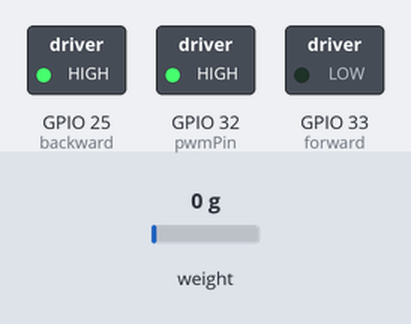
This sketch was run on a simulated ESP32. Shown: switched loads named in the sketch (green lamp = pin HIGH). The inputs (shaded band) are chosen by the test bench; at power-on: weight on the scale 0 g. USB keyboard and mouse output is not drawn; what the sketch prints to the serial monitor is not drawn.

Above: at 0.1 s.
At 0.6 s:
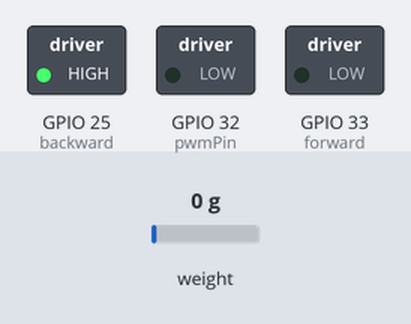
Timing chart, 0 to 2.1 s (numbered marks = the images above):
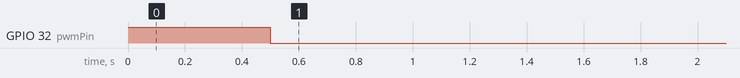

The sketch:

pid.ino
```cpp
#include <PID_v1.h>
#include "HX711.h"
#include <BleKeyboard.h>
//setpoint 3000
//T when begin (hold metal down)
BleKeyboard bleKeyboard;
HX711 scale;

//  adjust pins if needed
const uint8_t dataPin = 16;
const uint8_t clockPin = 17;
#define pwmPin 32
#define forward 33
#define backward 25
#define bluetoothEnablePin 19
String inputString = "";      // a String to hold incoming data
bool stringComplete = false;  // whether the string is complete
int transmitCounter = 0;
String gripState = "unknown";
const float pullingThreshold = -200;
const float releasingThreshold = 100;

//Define Variables we'll be connecting to
double Setpoint, Input, Output;

//Specify the links and initial tuning parameters
double Kp=0.4, Ki=2.5, Kd=0.005;
PID myPID(&Input, &Output, &Setpoint, Kp, Ki, Kd, DIRECT);

void setup()
{
  pinMode(pwmPin, OUTPUT);
  pinMode(forward, OUTPUT);
  pinMode(backward, OUTPUT);
  pinMode(bluetoothEnablePin, INPUT_PULLUP);
  myPID.SetOutputLimits(-255, 255);

  Serial.begin(115200);
  bleKeyboard.begin();
  scale.begin(dataPin, clockPin);
  scale.set_scale(81);       // TODO you need to calibrate this yourself.
  //  reset the scale to zero = 0
  setMotor(-255);
  delay(500);
  setMotor(0);
  delay(500);
  scale.tare();
  //initialize the variables we're linked to
  Setpoint = 0;

  //turn the PID on
  myPID.SetSampleTime(15);
  myPID.SetMode(MANUAL);
  inputString.reserve(200);
}


void loop()
{

  Input = scale.get_units(1);

  if (stringComplete)
  {
    if(inputString[0] == 's')
    {
      Setpoint = inputString.substring(1).toFloat();
    }
    if(inputString[0] == 'p')
    {
      Kp = inputString.substring(1).toFloat();
      myPID.SetTunings(Kp, Ki, Kd, 0);
      myPID.SetMode(MANUAL);
      myPID.SetMode(AUTOMATIC);
    }
    if(inputString[0] == 'i')
    {
      Ki = inputString.substring(1).toFloat();
      myPID.SetTunings(Kp, Ki, Kd, 0);
      myPID.SetMode(MANUAL);
      myPID.SetMode(AUTOMATIC);
    }
    if(inputString[0] == 'd')
    {
      Kd = inputString.substring(1).toFloat();
      myPID.SetTunings(Kp, Ki, Kd, 0);
      myPID.SetMode(MANUAL);
      myPID.SetMode(AUTOMATIC);
    }
    if(inputString[0] == 't')
        {
          scale.set_scale(inputString.substring(1).toFloat());
        }
    if(inputString[0] == 'T')
      {
        scale.tare();
      }
    if(inputString[0] == 'm')
        {
          myPID.SetMode(MANUAL);
          Output = inputString.substring(1).toFloat();

        }
    if(inputString[0] == 'a')
        {
          myPID.SetMode(AUTOMATIC);
        }


    // clear the string:
    inputString = "";
    stringComplete = false;
  }
  myPID.Compute();
  setMotor (Output);
  if (Output < pullingThreshold)
  {
    //pulling
    if (bleKeyboard.isConnected() && digitalRead(bluetoothEnablePin) == false)
    {
      bleKeyboard.press('a');
    }
    gripState = "pulling";
  }
  else if (Output > releasingThreshold)
  {
    //releasing
    if (bleKeyboard.isConnected() && digitalRead(bluetoothEnablePin) == false)
    {
      bleKeyboard.release('a');
    }
    gripState = "releasing";
  }
  transmitCounter++;
  if (transmitCounter >= 25)
  {
    Serial.print(Output);
    Serial.print(",");
    Serial.print(Input);
    Serial.print(",");
    Serial.print(Kp);
    Serial.print(",");
    Serial.print(Ki);
    Serial.print(",");
    Serial.print(Kd);
    Serial.print(",");
    Serial.print(Setpoint);
    Serial.print(",");
    Serial.print(Setpoint - Input);
    Serial.print(",");
    Serial.println(gripState);

    transmitCounter = 0;
  }
}

void setMotor (int setPoint)
{
  if (setPoint > 255) setPoint = 255;
  if (setPoint < -255) setPoint = -255;
  int speed = abs(setPoint);
  analogWrite(pwmPin, speed);
  if (setPoint > 0)
  {
    digitalWrite(forward, HIGH);
    digitalWrite(backward, LOW);
  }
  else {
    digitalWrite(forward, LOW);
    digitalWrite(backward, HIGH);
  }
}

void serialEvent() {
  while (Serial.available()) {
    // get the new byte:
    char inChar = (char)Serial.read();
    // add it to the inputString:
    inputString += inChar;
    // if the incoming character is a newline, set a flag so the main loop can
    // do something about it:
    if (inChar == '\n') {
      stringComplete = true;
    }
  }
}
```
